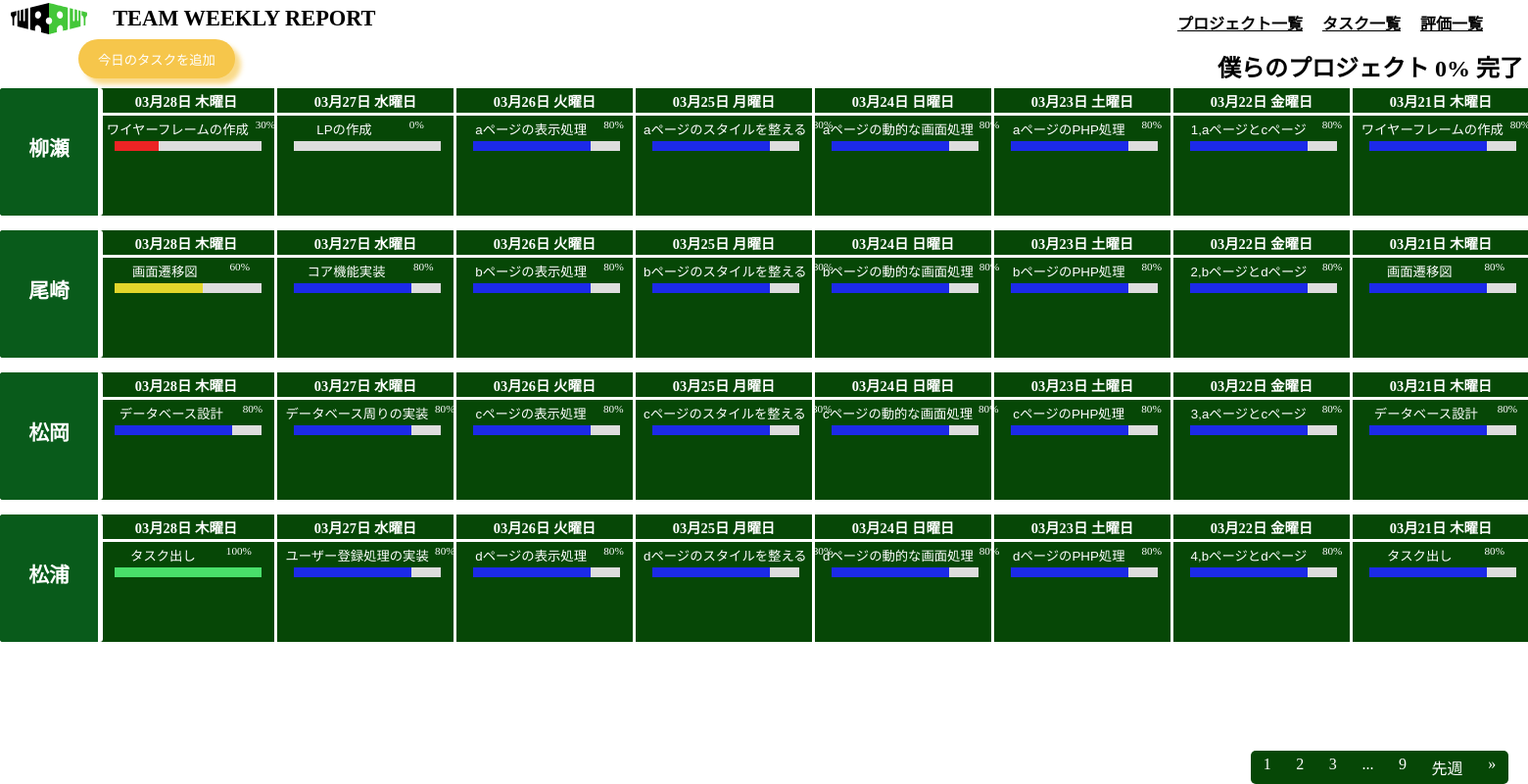
The page /member-task.php on the database its author committed.
### tables this page shows
CREATE TABLE projects (
    id INT PRIMARY KEY,
    title VARCHAR(128) NOT NULL,
    content TEXT NOT NULL,
    progress FLOAT DEFAULT 0 NOT NULL,
    created_at TIMESTAMP DEFAULT CURRENT_TIMESTAMP
);

CREATE TABLE users (
    id INT PRIMARY KEY,
    name VARCHAR(255) NOT NULL,
    email VARCHAR(255) NOT NULL,
    password VARCHAR(255) NOT NULL,
    avatar_url VARCHAR(255),
    created_at TIMESTAMP DEFAULT CURRENT_TIMESTAMP
);

CREATE TABLE parent_tasks (
    id INT AUTO_INCREMENT PRIMARY KEY,
    project_id INT,
    user_id INT,
    title VARCHAR(128) NOT NULL,
    progress FLOAT DEFAULT 0 NOT NULL,
    created_at TIMESTAMP DEFAULT CURRENT_TIMESTAMP,
    FOREIGN KEY (user_id) REFERENCES users (id),
    FOREIGN KEY (project_id) REFERENCES projects (id)
);

### src/member-task.php (called while the page is built, shortened)
<?php
require_once "datasource.php";
require_once "models/parent_task.model.php";
require_once "models/weekly_tasks.model.php";
require_once "services/common.php";
include __DIR__ . '/views/member-task_layout.php';

### src/datasource.php (called while the page is built, shortened)
<?php
class DataSource
{
    private $conn;
    public function __construct($host = "mysql", $dbName = "team_weekly_report", $username = "root", $password = "root")
    {
        $dsn = "mysql:host={$host};dbname={$dbName};port=3306;";
        $this->conn = new PDO($dsn, $username, $password);
        $this->conn->setAttribute(PDO::ATTR_DEFAULT_FETCH_MODE, PDO::FETCH_ASSOC);
        $this->conn->setAttribute(PDO::ATTR_ERRMODE, PDO::ERRMODE_EXCEPTION);
        $this->conn->setAttribute(PDO::ATTR_EMULATE_PREPARES, false);
    }
    public function select($sql = "", $params = [], $type = '', $cls = '')
    {
        $stmt = $this->executeSql($sql, $params);
        if ($type === static::CLS) {
            return $stmt->fetchAll(PDO::FETCH_CLASS, $cls);
        } else {
            return $stmt->fetchAll();
        }
    }
    public function selectOne($sql = "", $params = [], $type = '', $cls = '')
    {
        $result = $this->select($sql, $params, $type, $cls);
        return count($result) > 0 ? $result[0] : false;
    }
    public function begin()
    {
        $this->conn->beginTransaction();
    }
    public function commit()
    {
        $this->conn->commit();
    }
    private function executeSql($sql, $params)
    {
        $stmt = $this->conn->prepare($sql);
        $this->sqlResult = $stmt->execute($params);
        return $stmt;
    }
}

### src/services/common.php (called while the page is built, shortened)
<?php
try {
    $db = new DataSource;
    $db->begin();
    $sql = 'SELECT * FROM projects where id = :id;';
    $project = $db->selectOne($sql,[':id' => 1],DataSource::CLS,Project::class);
    $db->commit();
} catch (PDOException $e){
    echo 'プロジェクトが取得できませんでした。再度時間をおいてお試しください。<br>';
    $db->rollback();
}
try {
    $db->begin();
    $sql = 'SELECT * FROM users';
    $users = $db->select($sql,[],DataSource::CLS,User::class);
    $db->commit();
} catch (PDOException $e) {
    echo 'ユーザーを取得できませんでした。<br>';
    $db->rollback();
}
try {
    $db->begin();
    $sql = 'SELECT * FROM parent_tasks where project_id = :project_id ORDER BY created_at DESC LIMIT 200;';
    $parent_tasks = $db->select($sql,[':project_id' => 1],DataSource::CLS,ParentTask::class);
    $db->commit();
    $weekly_tasks = [];
    foreach($parent_tasks as $parent_task){
        $date = $parent_task->getDate();
        $user_id = $parent_task->user_id;
        $key = $date . $user_id;
        if(!isset($weekly_tasks[$key])){
            $weekly_tasks[$key] = new WeeklyTask();
        }
        $weekly_tasks[$key]->addParentTask($parent_task);
    }
} catch (PDOException $e) {
    echo '親タスクを取得できませんでした。<br>';
    $db->rollback();
}

### src/models/weekly_tasks.model.php (called while the page is built, shortened)
<?php
class WeeklyTask{
    public array $parent_tasks;
    public string $date;
    public function __construct(){
        $this->parent_tasks = [];
    }
    public function addParentTask(ParentTask $parent_task){
        if(!$this->parent_tasks){
            $this->date = (new \DateTime($parent_task->created_at))->format('Y-m-d');
            $this->parent_tasks[] = $parent_task;
            return;
        }
        if ($this->date === (new \DateTime($parent_task->created_at))->format('Y-m-d')){
            $this->parent_tasks[] = $parent_task;
        }
    }
    public function getDate(){
        if($this->parent_tasks){
            return $this->parent_tasks[0]->getDate();
        }
    }
}

### src/models/parent_task.model.php (called while the page is built, shortened)
<?php
class ParentTask
{
    public string $created_at;
    public function getDate() : string
    {
        $date = new \DateTime($this->created_at);
        $week = ['日', '月', '火', '水', '木', '金', '土'];
        $w = (int)$date->format('w');
        return $date->format('m月d日'). ' ' . $week[$w] . '曜日';
    }
}

### src/views/member-task.php (the view, shortened to what this page needs)
<link rel="stylesheet" href="/views/css/popup/popup.css">
<div class="task__container">
    <h2 class="project__container">
        <div class="project__detail">
        <?php echo $project->title ?>
        完了
        </div>
    </h2>
    <div>
        <button class="btn transition__btn open__add__task__btn" data-user_id="3" data-project_id="1" >今日のタスクを追加</button>
    </div>
    <ul class="weekly__report__container">
        <?php $j = 0; ?>
        <?php foreach ($users as $user) : ?>
            <li class="weekly__report">
                <div class="user__name">
                    <div>
                        <?php echo $user->name ?>
                    </div>
                </div>
                <?php foreach ($weekly_tasks as $weekly_task) : ?>
                    <?php if ($weekly_task->parent_tasks[0]->user_id === $user->id) : ?>
                        <div class="weekly__report__task__container">
                            <?php
                            $today = new DateTime();
                            $today = $today->format('Y-m-d');
                            ?>
                            <?php if ($weekly_task->date !== $today) :?>
                                <div class="date">
                                    <div class="inner_date">
                                        <?php echo $weekly_task->getDate(); ?>
                                    </div>
                                </div>
                            <?php endif ; ?>
                            <div class="task">
                                <?php for ($i = 0; $i < count($weekly_task->parent_tasks); $i++) : ?>
                                    <?php $progress = $weekly_task->parent_tasks[$i]->progress; $progresses[] = $progress; ?>
                                    <div class="title_progress">
                                        <button class="task_title open__edit__task__btn" data-parent_task_id="<?php
                                        $parent_task = $weekly_task->parent_tasks[$i];
                                        echo $parent_task->id;
                                        ?>"
                                        data-parent_task_name="<?php echo $parent_task->title; ?>"
                                        data-parent_task_progress="<?php echo $parent_task->progress; ?>"
                                        ><?php echo $parent_task->title; ?></button>
                                        <div class="task_progress"><?php echo $progress; ?>%</div>
                                    </div>
                                    <div class="progress-bar">
                                        <div class="progress" id="<?php echo $j; ?>" style="width: <?php echo $progress; ?>%;"></div>
                                    </div>
                                    <?php $j++;?>
                                <?php endfor; ?>
                            </div>
                        </div>
                    <?php endif ;?>
                <?php endforeach; ?>
            </li>
        <?php endforeach; ?>
    </ul>
</div>

### src/views/member-task_layout.php (shortened to what this page needs)
<!DOCTYPE html>
<html lang="ja">
<head>
    <link rel="stylesheet" href="/views/css/member-task_style.css">
</head>
<body>
    <header>
        <div class="main-header">
            <h1>
                TEAM WEEKLY REPORT
            </h1>
        </div>
        <nav class="change_location">
            <ul>
                <li><a href="">プロジェクト一覧</a></li>
                <li><a href="/member-task.php">タスク一覧</a></li>
                <li><a href="/evaluation.php">評価一覧</a></li>
            </ul>
        </nav>
    </header>
    <main>
        <?php include $content; ?>
    </main>
    <nav class="pagination-nav">
            <ul class="pagination">
                <li class="page-item"><a class="page-link" href="#">1</a></li>
                <li class="page-item"><a class="page-link" href="#">2</a></li>
                <li class="page-item"><a class="page-link" href="#">3</a></li>
                <li class="page-item"><a class="page-link" href="#">...</a></li>
                <li class="page-item"><a class="page-link" href="#">9</a></li>
                <li class="page-item"><a class="page-link" href="#">先週</a></li>
                <li class="page-item">
                    <a class="page-link" href="#">
                    <span>&raquo;</span>
                    </a>
                </li>
            </ul>
        </nav>
</body>
</html>

### src/views/css/member-task_style.css (style rules this page uses)
body { margin: 0; }
.pagination-nav { position: fixed; bottom: 0; right: 20px; width: fit-content; height: 34px; }
.pagination { display: inline-block; padding: 0; margin: 0; background-color: rgb(6, 71, 6); border-radius: 5px; }
.pagination li { display: inline; }
.pagination li a { color: white; float: left; padding: 0.3rem 0.8rem; text-decoration: none; }
.pagination li a { color: white; }
.user__name+.weekly__report__task__container { margin-left: 100px; }

### src/views/css/popup/popup.css (style rules this page uses)
ul, li { margin: 0; padding: 0; list-style: none; }
button { cursor: pointer; border: none; background-color: transparent; }
.btn { display: block; width: -moz-fit-content; width: fit-content; min-height: 40px; padding: 0 20px; border-radius: 90px; border: none; background-color: #f6c64b; color: white; box-shadow: 6px 6px 5px 0px rgba(246, 198, 75, 0.6509803922); cursor: pointer; transition: all ease-in-out 0.2s; }
.open__edit__task__btn { color: white; cursor: pointer; white-space: nowrap; transition: all ease-in-out 0.2s; }
.task_progress { transition: all ease-in-out 0.2s; }

### rows shown on the page
projects: title "僕らのプロジェクト"
users: name "柳瀬"
parent_tasks: created_at "03月28日 木曜日", title "ワイヤーフレームの作成", progress "30"
parent_tasks: created_at "03月27日 水曜日", title "LPの作成", progress "0"
parent_tasks: created_at "03月26日 火曜日", title "aページの表示処理", progress "80"
parent_tasks: created_at "03月25日 月曜日", title "aページのスタイルを整える", progress "80"
parent_tasks: created_at "03月24日 日曜日", title "aページの動的な画面処理", progress "80"
parent_tasks: created_at "03月23日 土曜日", title "aページのPHP処理", progress "80"
parent_tasks: created_at "03月22日 金曜日", title "1,aページとcページ", progress "80"
parent_tasks: created_at "03月21日 木曜日", title "ワイヤーフレームの作成", progress "80"
users: name "尾崎"
parent_tasks: created_at "03月28日 木曜日", title "画面遷移図", progress "60"
parent_tasks: created_at "03月27日 水曜日", title "コア機能実装", progress "80"
parent_tasks: created_at "03月26日 火曜日", title "bページの表示処理", progress "80"
parent_tasks: created_at "03月25日 月曜日", title "bページのスタイルを整える", progress "80"
parent_tasks: created_at "03月24日 日曜日", title "bページの動的な画面処理", progress "80"
parent_tasks: created_at "03月23日 土曜日", title "bページのPHP処理", progress "80"
parent_tasks: created_at "03月22日 金曜日", title "2,bページとdページ", progress "80"
parent_tasks: created_at "03月21日 木曜日", title "画面遷移図", progress "80"
users: name "松岡"
parent_tasks: created_at "03月28日 木曜日", title "データベース設計", progress "80"
parent_tasks: created_at "03月27日 水曜日", title "データベース周りの実装", progress "80"
parent_tasks: created_at "03月26日 火曜日", title "cページの表示処理", progress "80"
parent_tasks: created_at "03月25日 月曜日", title "cページのスタイルを整える", progress "80"
parent_tasks: created_at "03月24日 日曜日", title "cページの動的な画面処理", progress "80"
parent_tasks: created_at "03月23日 土曜日", title "cページのPHP処理", progress "80"
parent_tasks: created_at "03月22日 金曜日", title "3,aページとcページ", progress "80"
parent_tasks: created_at "03月21日 木曜日", title "データベース設計", progress "80"
users: name "松浦"
parent_tasks: created_at "03月28日 木曜日", title "タスク出し", progress "100"
parent_tasks: created_at "03月27日 水曜日", title "ユーザー登録処理の実装", progress "80"
parent_tasks: created_at "03月26日 火曜日", title "dページの表示処理", progress "80"
parent_tasks: created_at "03月25日 月曜日", title "dページのスタイルを整える", progress "80"
parent_tasks: created_at "03月24日 日曜日", title "dページの動的な画面処理", progress "80"
parent_tasks: created_at "03月23日 土曜日", title "dページのPHP処理", progress "80"
parent_tasks: created_at "03月22日 金曜日", title "4,bページとdページ", progress "80"
parent_tasks: created_at "03月21日 木曜日", title "タスク出し", progress "80"
